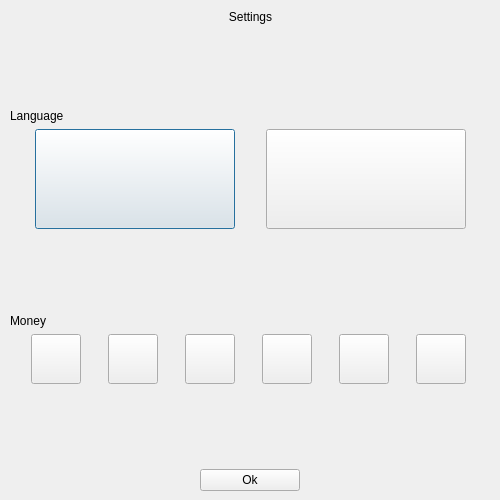
<?xml version="1.0" encoding="UTF-8"?>
<ui version="4.0">
 <class>Dialog</class>
 <widget class="QDialog" name="Dialog">
  <property name="geometry">
   <rect>
    <x>0</x>
    <y>0</y>
    <width>500</width>
    <height>500</height>
   </rect>
  </property>
  <property name="windowTitle">
   <string>Dialog</string>
  </property>
  <widget class="QWidget" name="verticalLayoutWidget">
   <property name="geometry">
    <rect>
     <x>10</x>
     <y>10</y>
     <width>481</width>
     <height>481</height>
    </rect>
   </property>
   <layout class="QVBoxLayout" name="verticalLayout">
    <item>
     <widget class="QLabel" name="settings_title">
      <property name="text">
       <string>Settings</string>
      </property>
      <property name="alignment">
       <set>Qt::AlignCenter</set>
      </property>
     </widget>
    </item>
    <item>
     <spacer name="verticalSpacer_3">
      <property name="orientation">
       <enum>Qt::Vertical</enum>
      </property>
      <property name="sizeHint" stdset="0">
       <size>
        <width>20</width>
        <height>40</height>
       </size>
      </property>
     </spacer>
    </item>
    <item>
     <widget class="QLabel" name="language_label">
      <property name="text">
       <string>Language</string>
      </property>
     </widget>
    </item>
    <item>
     <layout class="QHBoxLayout" name="horizontalLayout">
      <item>
       <widget class="QPushButton" name="english_translation_pushButton">
        <property name="minimumSize">
         <size>
          <width>200</width>
          <height>100</height>
         </size>
        </property>
        <property name="maximumSize">
         <size>
          <width>200</width>
          <height>100</height>
         </size>
        </property>
        <property name="text">
         <string notr="true"/>
        </property>
       </widget>
      </item>
      <item>
       <widget class="QPushButton" name="french_translation_pushButton">
        <property name="minimumSize">
         <size>
          <width>200</width>
          <height>100</height>
         </size>
        </property>
        <property name="maximumSize">
         <size>
          <width>200</width>
          <height>100</height>
         </size>
        </property>
        <property name="text">
         <string notr="true"/>
        </property>
       </widget>
      </item>
     </layout>
    </item>
    <item>
     <spacer name="verticalSpacer_2">
      <property name="orientation">
       <enum>Qt::Vertical</enum>
      </property>
      <property name="sizeHint" stdset="0">
       <size>
        <width>20</width>
        <height>40</height>
       </size>
      </property>
     </spacer>
    </item>
    <item>
     <widget class="QLabel" name="money_label">
      <property name="text">
       <string>Money</string>
      </property>
     </widget>
    </item>
    <item>
     <layout class="QHBoxLayout" name="horizontalLayout_2">
      <item>
       <widget class="QPushButton" name="euro_pushButton">
        <property name="minimumSize">
         <size>
          <width>50</width>
          <height>50</height>
         </size>
        </property>
        <property name="maximumSize">
         <size>
          <width>50</width>
          <height>50</height>
         </size>
        </property>
        <property name="text">
         <string notr="true"/>
        </property>
       </widget>
      </item>
      <item>
       <widget class="QPushButton" name="pound_pushButton">
        <property name="minimumSize">
         <size>
          <width>50</width>
          <height>50</height>
         </size>
        </property>
        <property name="maximumSize">
         <size>
          <width>50</width>
          <height>50</height>
         </size>
        </property>
        <property name="text">
         <string notr="true"/>
        </property>
       </widget>
      </item>
      <item>
       <widget class="QPushButton" name="dollar_pushButton">
        <property name="minimumSize">
         <size>
          <width>50</width>
          <height>50</height>
         </size>
        </property>
        <property name="maximumSize">
         <size>
          <width>50</width>
          <height>50</height>
         </size>
        </property>
        <property name="text">
         <string notr="true"/>
        </property>
       </widget>
      </item>
      <item>
       <widget class="QPushButton" name="yen_pushButton">
        <property name="minimumSize">
         <size>
          <width>50</width>
          <height>50</height>
         </size>
        </property>
        <property name="maximumSize">
         <size>
          <width>50</width>
          <height>50</height>
         </size>
        </property>
        <property name="text">
         <string notr="true"/>
        </property>
       </widget>
      </item>
      <item>
       <widget class="QPushButton" name="rupee_pushButton">
        <property name="minimumSize">
         <size>
          <width>50</width>
          <height>50</height>
         </size>
        </property>
        <property name="maximumSize">
         <size>
          <width>50</width>
          <height>50</height>
         </size>
        </property>
        <property name="text">
         <string notr="true"/>
        </property>
       </widget>
      </item>
      <item>
       <widget class="QPushButton" name="ruble_pushButton">
        <property name="minimumSize">
         <size>
          <width>50</width>
          <height>50</height>
         </size>
        </property>
        <property name="maximumSize">
         <size>
          <width>50</width>
          <height>50</height>
         </size>
        </property>
        <property name="text">
         <string notr="true"/>
        </property>
       </widget>
      </item>
     </layout>
    </item>
    <item>
     <spacer name="verticalSpacer">
      <property name="orientation">
       <enum>Qt::Vertical</enum>
      </property>
      <property name="sizeHint" stdset="0">
       <size>
        <width>20</width>
        <height>40</height>
       </size>
      </property>
     </spacer>
    </item>
    <item alignment="Qt::AlignHCenter">
     <widget class="QPushButton" name="ok_pushButton">
      <property name="minimumSize">
       <size>
        <width>100</width>
        <height>0</height>
       </size>
      </property>
      <property name="maximumSize">
       <size>
        <width>100</width>
        <height>200</height>
       </size>
      </property>
      <property name="text">
       <string>Ok</string>
      </property>
     </widget>
    </item>
   </layout>
  </widget>
 </widget>
 <resources/>
 <connections/>
</ui>
